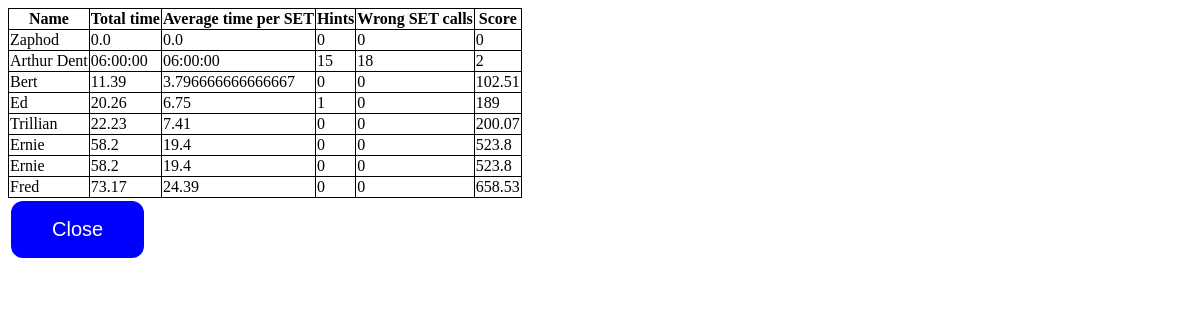
The page /scores/ on the database as committed earlier.
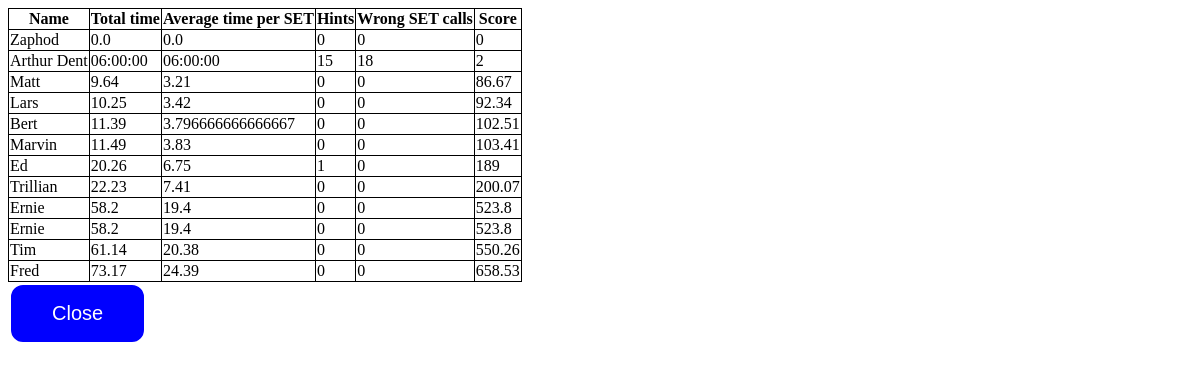
The same page on the database as committed later.
### game/models.py (models this page shows, shortened)
class Highscore(models.Model):
    name = models.CharField(max_length=25)
    total_time = models.FloatField()
    average = models.FloatField()
    hints = models.PositiveIntegerField()
    wrong_sets = models.PositiveIntegerField()
    score = models.PositiveIntegerField()

### game/views.py (the view, shortened to what this page needs)
# urls.py: path('scores/', views.scores, name='scores'),
def scores(request):
    score_form = HighscoreForm(request.POST or None)
    context = {'stored_results': Highscore.objects.order_by('score'),
               'form': score_form}
    return render(request, 'game/scores.html', context)

### game/templates/game/scores.html (shortened to what this page needs)
{% extends 'game/base.html' %}
{% load static %}
{% block main_content %}
<table id="scores">
    <tr>
        <th>Name</th>
        <th>Total time</th>
        <th>Average time per SET</th>
        <th>Hints</th>
        <th>Wrong SET calls</th>
        <th>Score</th>
    </tr>
    {% for result in stored_results %}
        <tr>
            <td>{{ result.name }}</td>
            <td>{{ result.total_time }}</td>
            <td>{{ result.average }}</td>
            <td>{{ result.hints }}</td>
            <td>{{ result.wrong_sets }}</td>
            <td>{{ result.score }}</td>
        </tr>
    {% endfor %}
</table>
<form action="{% url 'results' %}" method="POST">
    <button class="button" id="results" type="submit" name="req"
        value="results">
        Close
    </button>
</form>
{% endblock %}

Rows that differ between the two databases and show on the page:
added Highscore: name "Matt", total_time "9.64", average "3.21", hints "0", wrong_sets "0", score "86.67"
added Highscore: name "Lars", total_time "10.25", average "3.42", hints "0", wrong_sets "0", score "92.34"
added Highscore: name "Marvin", total_time "11.49", average "3.83", hints "0", wrong_sets "0", score "103.41"
added Highscore: name "Tim", total_time "61.14", average "20.38", hints "0", wrong_sets "0", score "550.26"
